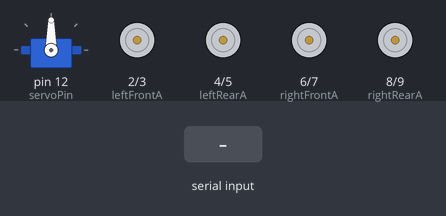
Bench run of a sketch on a simulated Arduino Uno, built with avr-gcc and run on an emulated ATmega328P. Shown: servo, motor-driver pin pairs drawn as motors (green arrow = first pin HIGH = forward, orange = second pin HIGH = backward, longer = more drive). The test bench sets the inputs (shaded band).

Above: at 1.7 s.
1.8 s: "F" received over the second serial link
At 2.6 s:
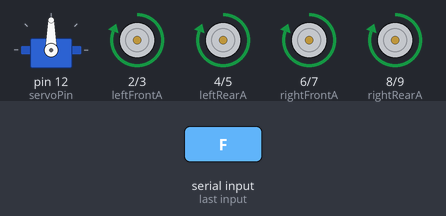
3.3 s: "B" received over the second serial link
At 3.8 s:
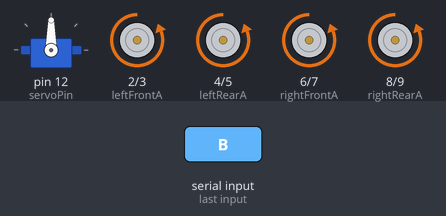
4.8 s: "L" received over the second serial link
At 6.0 s:
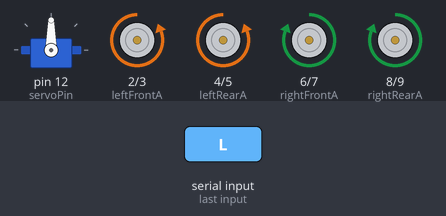
6.3 s: "R" received over the second serial link
At 7.3 s:
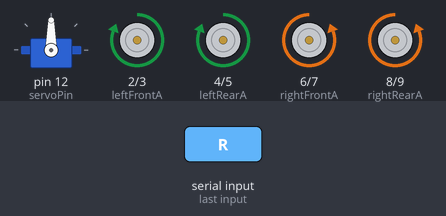
7.8 s: "M" received over the second serial link
At 8.4 s:
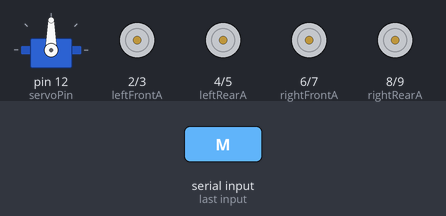
Timing chart, 0 to 10.3 s (numbered marks = the images above; inputs shaded):
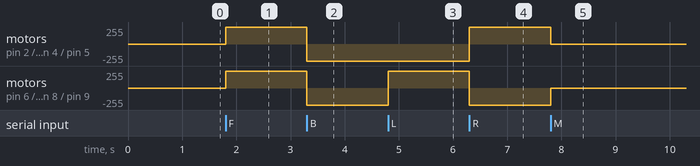

Measured:
- after the input at 1.8 s, motor on pin 2 (leftFrontA) / pin 3 (leftFrontB), motor on pin 4 (leftRearA) / pin 5 (leftRearB), motor on pin 6 (rightFrontA) / pin 7 (rightFrontB), motor on pin 8 (rightRearA) / pin 9 (rightRearB): stopped → forward 255/255 at once
- after the input at 3.3 s, motor on pin 2 (leftFrontA) / pin 3 (leftFrontB), motor on pin 4 (leftRearA) / pin 5 (leftRearB), motor on pin 6 (rightFrontA) / pin 7 (rightFrontB), motor on pin 8 (rightRearA) / pin 9 (rightRearB): forward 255/255 → backward 255/255 at once
- after the input at 4.8 s, motor on pin 6 (rightFrontA) / pin 7 (rightFrontB), motor on pin 8 (rightRearA) / pin 9 (rightRearB): backward 255/255 → forward 255/255 at once
- after the input at 6.3 s, motor on pin 2 (leftFrontA) / pin 3 (leftFrontB), motor on pin 4 (leftRearA) / pin 5 (leftRearB): backward 255/255 → forward 255/255 at once; motor on pin 6 (rightFrontA) / pin 7 (rightFrontB), motor on pin 8 (rightRearA) / pin 9 (rightRearB): forward 255/255 → backward 255/255 at once
- after the input at 7.8 s, motor on pin 2 (leftFrontA) / pin 3 (leftFrontB), motor on pin 4 (leftRearA) / pin 5 (leftRearB): forward 255/255 → stopped at once; motor on pin 6 (rightFrontA) / pin 7 (rightFrontB), motor on pin 8 (rightRearA) / pin 9 (rightRearB): backward 255/255 → stopped at once

The sketch:

rc_car_main.ino
```cpp
#include <Wire.h>
#include <VL53L0X.h>
#include <Servo.h>
#include <SoftwareSerial.h>

VL53L0X sensor;
Servo scanServo;
SoftwareSerial bluetooth(10, 11);

int leftFrontA = 2;
int leftFrontB = 3;
int leftRearA = 4;
int leftRearB = 5;
int rightFrontA = 6;
int rightFrontB = 7;
int rightRearA = 8;
int rightRearB = 9;
int servoPin = 12;

int mode = 0;
int semiRunning = 0;

int obstacleDistance = 300;
int centerAngle = 90;
int leftAngle = 150;
int rightAngle = 30;

void setup() {
  pinMode(leftFrontA, OUTPUT);
  pinMode(leftFrontB, OUTPUT);
  pinMode(leftRearA, OUTPUT);
  pinMode(leftRearB, OUTPUT);
  pinMode(rightFrontA, OUTPUT);
  pinMode(rightFrontB, OUTPUT);
  pinMode(rightRearA, OUTPUT);
  pinMode(rightRearB, OUTPUT);

  stopCar();

  bluetooth.begin(9600);

  scanServo.attach(servoPin);
  scanServo.write(centerAngle);
  delay(500);

  Wire.begin();
  Wire.setClock(100000);

  sensor.setTimeout(500);

  if (!sensor.init()) {
    while (1) {
      stopCar();
    }
  }

  sensor.startContinuous(100);
}

void loop() {
  if (bluetooth.available()) {
    char command = bluetooth.read();
    controlCommand(command);
  }

  if (mode == 1 && semiRunning == 1) {
    semiAutoDrive();
  }
}

void controlCommand(char command) {
  if (command == 'M') {
    stopCar();
    semiRunning = 0;

    if (mode == 0) {
      mode = 1;
    } else {
      mode = 0;
    }

    return;
  }

  if (command == 'S') {
    stopCar();
    semiRunning = 0;
    return;
  }

  if (mode == 0) {
    if (command == 'F') {
      moveForward();
    } else if (command == 'B') {
      moveBackward();
    } else if (command == 'L') {
      turnLeft();
    } else if (command == 'R') {
      turnRight();
    }
  } else {
    if (command == 'F') {
      semiRunning = 1;
    } else if (command == 'B') {
      semiRunning = 0;
      moveBackward();
    } else if (command == 'L') {
      semiRunning = 0;
      turnLeft();
    } else if (command == 'R') {
      semiRunning = 0;
      turnRight();
    }
  }
}

void semiAutoDrive() {
  int frontDistance = readDistance();

  if (frontDistance <= obstacleDistance) {
    avoidObstacle();
  } else {
    moveForward();
  }
}

void avoidObstacle() {
  stopCar();
  delay(300);

  int leftDistance = scanDistance(leftAngle);
  int rightDistance = scanDistance(rightAngle);

  scanServo.write(centerAngle);
  delay(300);

  if (leftDistance <= obstacleDistance && rightDistance <= obstacleDistance) {
    escapeUShape();
  } else if (leftDistance > rightDistance) {
    turnLeft();
    delay(900);
    stopCar();
    delay(200);
    moveForward();
  } else {
    turnRight();
    delay(900);
    stopCar();
    delay(200);
    moveForward();
  }
}

int scanDistance(int angle) {
  scanServo.write(angle);
  delay(500);
  return readDistance();
}

int readDistance() {
  int distance = sensor.readRangeContinuousMillimeters();

  if (sensor.timeoutOccurred()) {
    return 8190;
  }

  return distance;
}

void escapeUShape() {
  moveBackward();
  delay(3000);

  turnLeft();
  delay(3000);

  moveForward();
  delay(1500);

  turnRight();
  delay(3000);

  moveForward();
}

void moveForward() {
  digitalWrite(leftFrontA, HIGH);
  digitalWrite(leftFrontB, LOW);
  digitalWrite(leftRearA, HIGH);
  digitalWrite(leftRearB, LOW);

  digitalWrite(rightFrontA, HIGH);
  digitalWrite(rightFrontB, LOW);
  digitalWrite(rightRearA, HIGH);
  digitalWrite(rightRearB, LOW);
}

void moveBackward() {
  digitalWrite(leftFrontA, LOW);
  digitalWrite(leftFrontB, HIGH);
  digitalWrite(leftRearA, LOW);
  digitalWrite(leftRearB, HIGH);

  digitalWrite(rightFrontA, LOW);
  digitalWrite(rightFrontB, HIGH);
  digitalWrite(rightRearA, LOW);
  digitalWrite(rightRearB, HIGH);
}

void turnLeft() {
  digitalWrite(leftFrontA, LOW);
  digitalWrite(leftFrontB, HIGH);
  digitalWrite(leftRearA, LOW);
  digitalWrite(leftRearB, HIGH);

  digitalWrite(rightFrontA, HIGH);
  digitalWrite(rightFrontB, LOW);
  digitalWrite(rightRearA, HIGH);
  digitalWrite(rightRearB, LOW);
}

void turnRight() {
  digitalWrite(leftFrontA, HIGH);
  digitalWrite(leftFrontB, LOW);
  digitalWrite(leftRearA, HIGH);
  digitalWrite(leftRearB, LOW);

  digitalWrite(rightFrontA, LOW);
  digitalWrite(rightFrontB, HIGH);
  digitalWrite(rightRearA, LOW);
  digitalWrite(rightRearB, HIGH);
}

void stopCar() {
  digitalWrite(leftFrontA, LOW);
  digitalWrite(leftFrontB, LOW);
  digitalWrite(leftRearA, LOW);
  digitalWrite(leftRearB, LOW);

  digitalWrite(rightFrontA, LOW);
  digitalWrite(rightFrontB, LOW);
  digitalWrite(rightRearA, LOW);
  digitalWrite(rightRearB, LOW);
}
```
